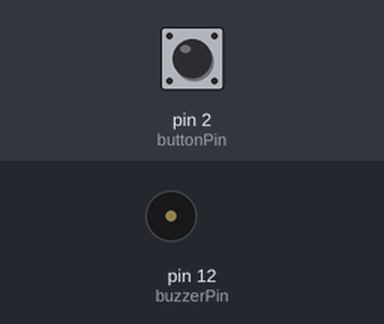
A sketch run on a simulated Arduino Uno, built with avr-gcc and run on an emulated ATmega328P. On the bench: buzzer (waves = sounding, pin HIGH). The test bench sets the inputs (shaded band); at power-on: pin 2 (buttonPin) LOW.

Above: at 1.2 s.
1.3 s: pin 2 (buttonPin) pulled HIGH for 0.15 s
At 1.37 s:
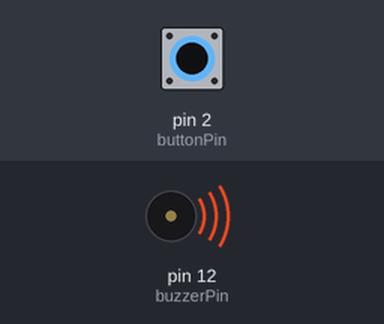
2.9 s: pin 2 (buttonPin) pulled HIGH for 3.2 s
At 6.4 s:
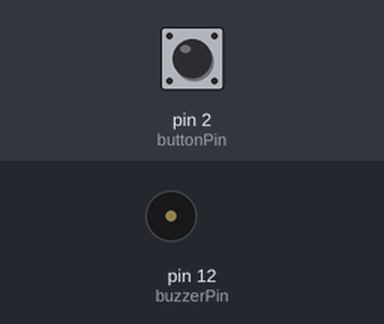
Timing chart, 0 to 7.9 s (numbered marks = the images above; inputs shaded):
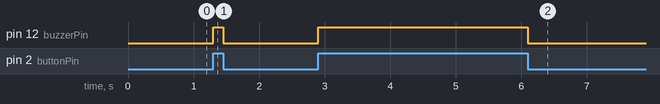

The sketch:

Pulsador_Zumbador.ino
```cpp
/*
 Pulsador Zumbador
 Sistema para controlar un zumbador con un pulsador

 Hardware:
 Pulsador pin 2
 Zumbador pin 12

 Jose Pujol
 Septiembre 2017
 */

// constantes que no cambian se usan para establecer los pines
const int buttonPin = 2;     // el numero del pin del pulsador
const int buzzerPin =  12;   // el numero de pin del zumbador

// variables que cambian
int buttonState = 0;       // variable para almacenar el estado del pulsador

void setup() {
  // inicializa el pulsador como entrada
  pinMode(buttonPin, INPUT);
  // inicializa el zumbador como salida
  pinMode(buzzerPin, OUTPUT);
}

void loop() {

  // lee el estado del pulsador y lo almacena en la variable
  buttonState = digitalRead(buttonPin);

  // revisa si el pulsador esta presionado
  if (buttonState == HIGH) {
    digitalWrite(buzzerPin, HIGH);      // activa el zumbador
  }
  // si no esta presionado
  else {
    digitalWrite(buzzerPin, LOW);     // apaga el zumbador
  }
}
```

Measured:
- after the input at 1.3 s, pin 12 (buzzerPin): LOW → HIGH at once, → LOW 0.15 s later
- after the input at 2.9 s, pin 12 (buzzerPin): LOW → HIGH at once, → LOW 3.2 s later
